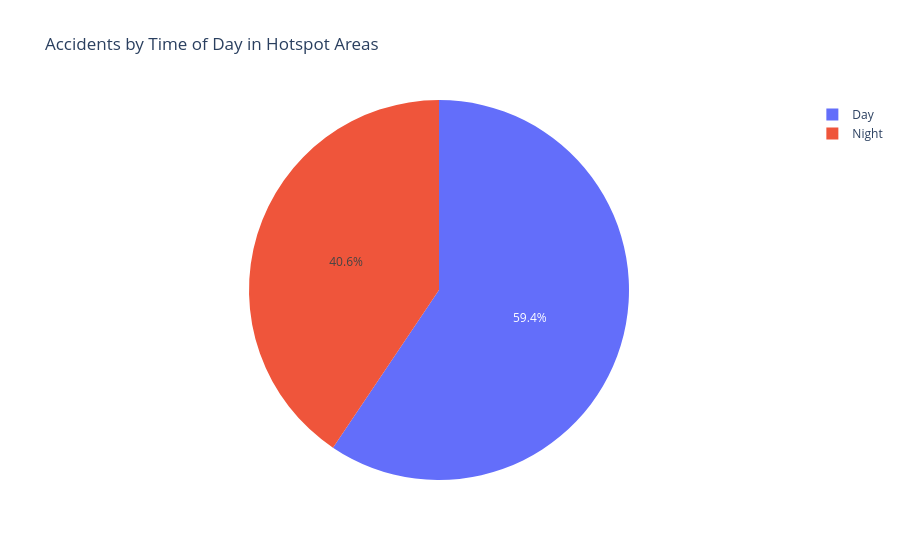

The cell this chart's notebook holds for it:
### Code cell
# Create the pie chart using Plotly
fig = px.pie(time_of_day_accidents, 
             names=time_of_day_accidents.index, 
             values=time_of_day_accidents.values,
             title='Accidents by Time of Day in Hotspot Areas')

fig_severity.write_image("accidents_by_time_of_day_pie.png")

# show the plot
fig.show()

### Figure 1 — Plotly figure (JSON) as saved in the notebook; plotly's stock layout.template omitted (floating-point values rounded to 4 significant figures)
{"data": [{"domain": {"x": [0, 1], "y": [0, 1]}, "hovertemplate": "time_of_day=%{label}<br>value=%{value}<extra></extra>", "labels": ["Day", "Night"], "legendgroup": "", "name": "", "showlegend": true, "type": "pie", "values": [5316, 3630]}], "layout": {"legend": {"tracegroupgap": 0}, "title": {"text": "Accidents by Time of Day in Hotspot Areas"}}}
